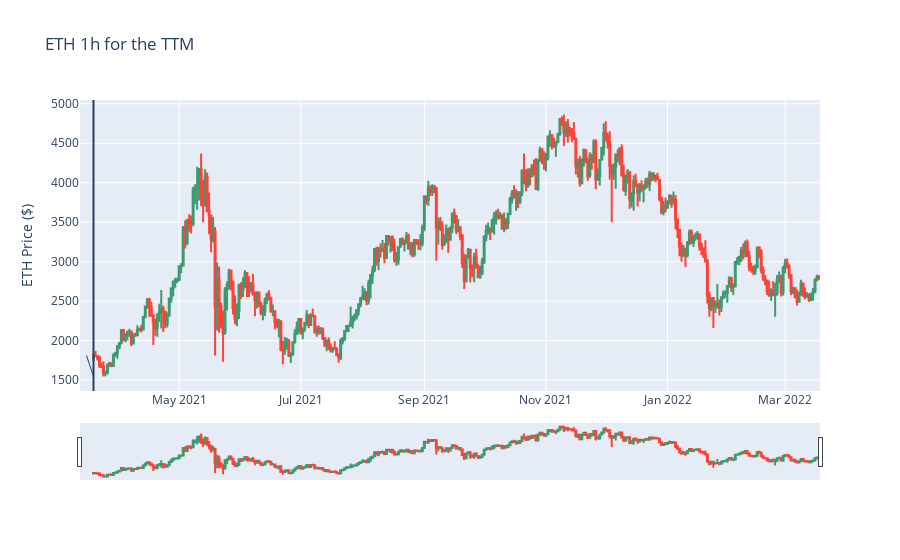

Notebook cell for this chart:
### Code cell
fig = go.Figure(data=[go.Candlestick(x=df.index,
                open=df['open'],
                high=df['high'],
                low=df['low'],
                close=df['close'])
                ])


fig.update_layout(
    title='ETH 1h for the TTM',
    yaxis_title='ETH Price ($)',
    shapes = [dict(
        x0='2021-03-19', x1='2021-03-19', y0=0, y1=1, xref='x', yref='paper',
        line_width=2)],
    annotations=[dict(
        x='2021-03-19', y=0.05, xref='x', yref='paper',
        )]
)

fig.show()

### Figure 1 — Plotly figure (JSON) as saved in the notebook; plotly's stock layout.template omitted (floating-point values rounded to 4 significant figures; data arrays with more than 128 entries replaced by an {"elided": "..."} marker saying what was removed)
{"data": [{"close": {"elided": "365 float values"}, "high": {"elided": "365 float values"}, "low": {"elided": "365 float values"}, "open": {"elided": "365 float values"}, "type": "candlestick", "x": {"elided": "365 str values"}}], "layout": {"annotations": [{"x": "2021-03-19", "xref": "x", "y": 0.05, "yref": "paper"}], "shapes": [{"line": {"width": 2}, "x0": "2021-03-19", "x1": "2021-03-19", "xref": "x", "y0": 0, "y1": 1, "yref": "paper"}], "title": {"text": "ETH 1h for the TTM"}, "yaxis": {"title": {"text": "ETH Price ($)"}}}}
